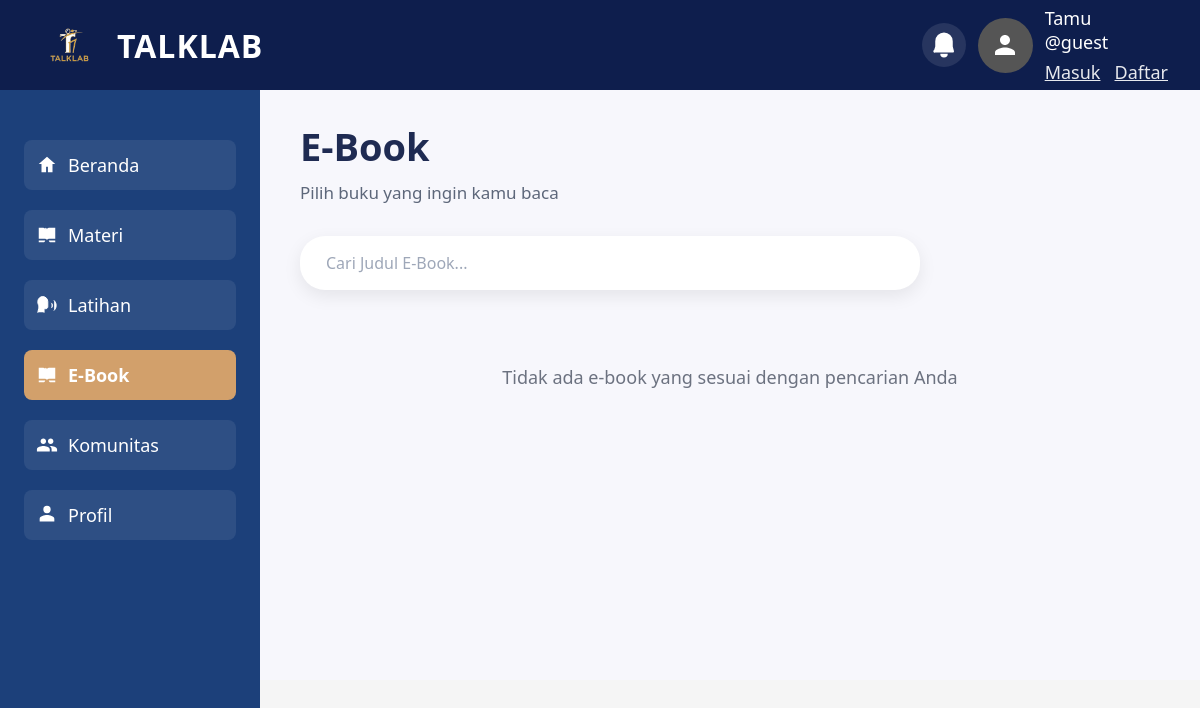
The app's page /Ebook.php, older data.
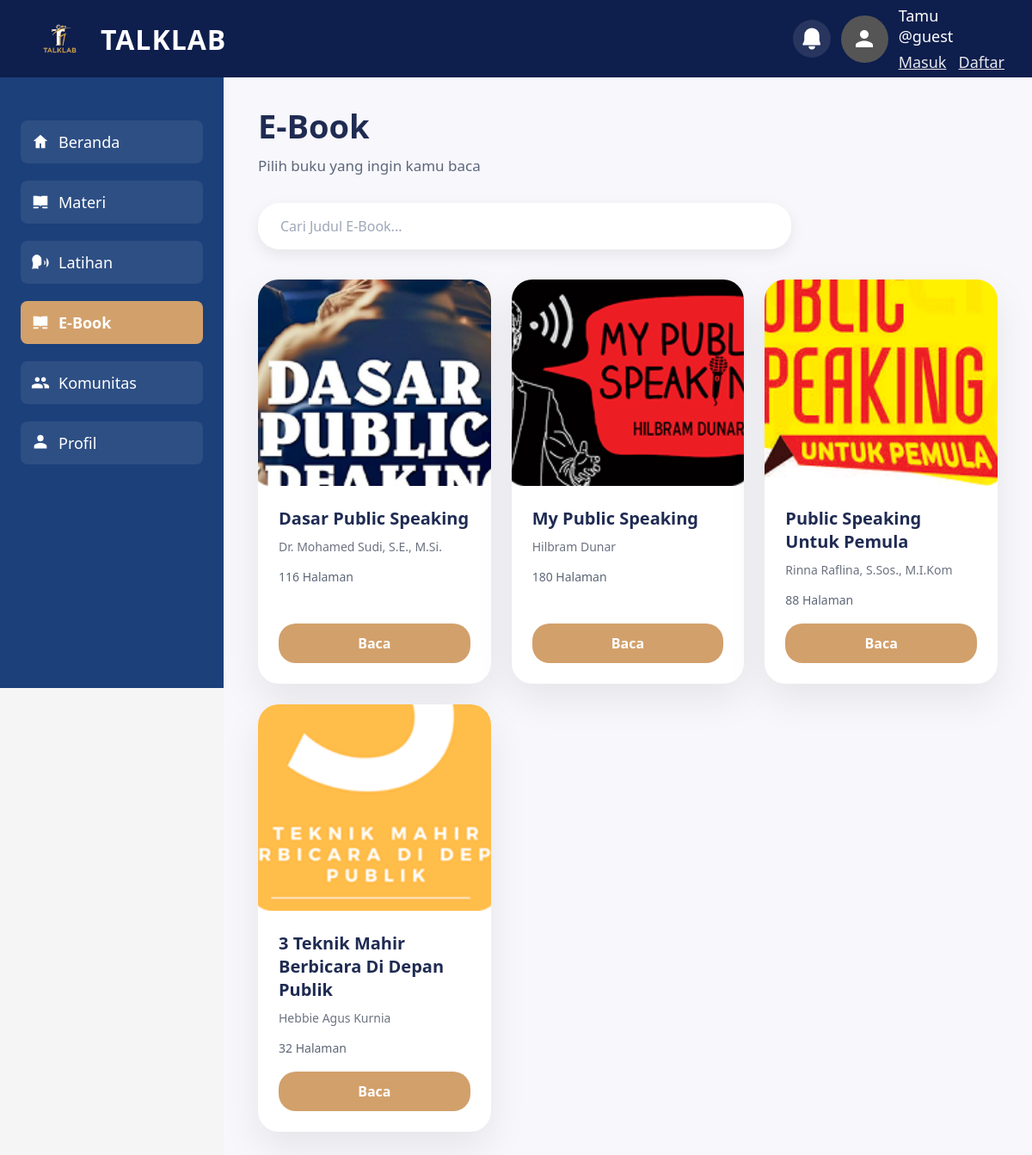
The same page, newer data.
### tables this page shows
CREATE TABLE `ebooks` (
  `id` int(10) UNSIGNED NOT NULL AUTO_INCREMENT,
  `title` varchar(180) NOT NULL,
  `author` varchar(120) NOT NULL,
  `pages` int(10) UNSIGNED NOT NULL DEFAULT 0,
  `thumbnail_path` varchar(255) NOT NULL,
  `pdf_path` varchar(255) NOT NULL,
  `created_at` datetime NOT NULL DEFAULT current_timestamp(),
  `updated_at` datetime DEFAULT NULL ON UPDATE current_timestamp(),
  PRIMARY KEY (`id`),
  KEY `idx_ebook_title` (`title`)
);

### core.php (called while the page is built, shortened)
<?php
class manz{
	var $talkhost = "localhost";
    var $user = "root";
    var $pass = "";
    var $dbname = "talklab";
	public mysqli $koneksi;
	function __construct(){
		$this->koneksi=mysqli_connect($this->talkhost,$this->user,$this->pass,$this->dbname);
		$this->ensureUserBioColumn();
		$this->ensureEbookTable();
	}
	private function ensureUserBioColumn(){
		$table = mysqli_query($this->koneksi, "SHOW TABLES LIKE 'users'");
		$check = mysqli_query($this->koneksi, "SHOW COLUMNS FROM users LIKE 'Bio'");
	}
	public function ensureCommunityPostsTable(){
	$create = "CREATE TABLE IF NOT EXISTS Komunitas (
		Id INT UNSIGNED NOT NULL AUTO_INCREMENT,
		Id_User VARCHAR(6) NOT NULL,
		Isi TEXT NOT NULL,
		Dibuat DATETIME NOT NULL DEFAULT CURRENT_TIMESTAMP,
		Update_Post DATETIME NULL DEFAULT NULL
		ON UPDATE CURRENT_TIMESTAMP,
		PRIMARY KEY (Id),
		KEY idx_user_id (Id_User),
		CONSTRAINT fk_community_user FOREIGN KEY (Id_User) REFERENCES users(Id_User)
		ON DELETE CASCADE
		ON UPDATE CASCADE
	) ENGINE=InnoDB DEFAULT CHARSET=utf8mb4 COLLATE=utf8mb4_general_ci";
	mysqli_query($this->koneksi, $create);
}
	public function ensureLikesAndCommentsTable(){
	$createLikes = "CREATE TABLE IF NOT EXISTS post_likes (
		id INT UNSIGNED NOT NULL AUTO_INCREMENT,
		post_id INT UNSIGNED NOT NULL,
		user_id VARCHAR(6) NOT NULL,
		created_at DATETIME NOT NULL DEFAULT CURRENT_TIMESTAMP,
		PRIMARY KEY (id),
		UNIQUE KEY unique_like (post_id, user_id),
		KEY idx_post (post_id),
		KEY idx_user (user_id),
		CONSTRAINT fk_like_post FOREIGN KEY (post_id) REFERENCES Komunitas(Id) ON DELETE CASCADE,
		CONSTRAINT fk_like_user FOREIGN KEY (user_id) REFERENCES users(Id_User) ON DELETE CASCADE
	) ENGINE=InnoDB DEFAULT CHARSET=utf8mb4 COLLATE=utf8mb4_general_ci";
	mysqli_query($this->koneksi, $createLikes);
	$createComments = "CREATE TABLE IF NOT EXISTS post_comments (
		id INT UNSIGNED NOT NULL AUTO_INCREMENT,
		post_id INT UNSIGNED NOT NULL,
		user_id VARCHAR(6) NOT NULL,
		content TEXT NOT NULL,
		created_at DATETIME NOT NULL DEFAULT CURRENT_TIMESTAMP,
		updated_at DATETIME NULL ON UPDATE CURRENT_TIMESTAMP,
		PRIMARY KEY (id),
		KEY idx_post (post_id),
		KEY idx_user (user_id),
		CONSTRAINT fk_comment_post FOREIGN KEY (post_id) REFERENCES Komunitas(Id) ON DELETE CASCADE,
		CONSTRAINT fk_comment_user FOREIGN KEY (user_id) REFERENCES users(Id_User) ON DELETE CASCADE
	) ENGINE=InnoDB DEFAULT CHARSET=utf8mb4 COLLATE=utf8mb4_general_ci";
	mysqli_query($this->koneksi, $createComments);
}
	public function ensureMentorAccountsTable(){
		$sql = "CREATE TABLE IF NOT EXISTS mentor_accounts (
			id INT UNSIGNED NOT NULL AUTO_INCREMENT,
			name VARCHAR(120) NOT NULL,
			username VARCHAR(60) NOT NULL,
			password_hash VARCHAR(255) NOT NULL,
			created_at DATETIME NOT NULL DEFAULT CURRENT_TIMESTAMP,
			PRIMARY KEY (id),
			UNIQUE KEY unique_mentor_username (username)
		) ENGINE=InnoDB DEFAULT CHARSET=utf8mb4 COLLATE=utf8mb4_general_ci";
		mysqli_query($this->koneksi, $sql);
	}
	public function ensureMentorSubmissionsTable(){
		$sql = "CREATE TABLE IF NOT EXISTS mentor_submissions (
			id INT UNSIGNED NOT NULL AUTO_INCREMENT,
			practice_history_id INT UNSIGNED NOT NULL,
			user_id VARCHAR(6) NOT NULL,
			mentor_id INT UNSIGNED NULL,
			status VARCHAR(30) NOT NULL DEFAULT 'pending',
			submitted_at DATETIME NOT NULL DEFAULT CURRENT_TIMESTAMP,
			reviewed_at DATETIME NULL DEFAULT NULL,
			PRIMARY KEY (id),
			UNIQUE KEY unique_practice_submission (practice_history_id),
			KEY idx_mentor_submission_user (user_id),
			KEY idx_mentor_submission_mentor (mentor_id),
			KEY idx_mentor_submission_status (status),
			CONSTRAINT fk_mentor_submission_practice FOREIGN KEY (practice_history_id) REFERENCES practice_history(id)
			ON DELETE CASCADE ON UPDATE CASCADE,
			CONSTRAINT fk_mentor_submission_user FOREIGN KEY (user_id) REFERENCES users(Id_User)
			ON DELETE CASCADE ON UPDATE CASCADE,
			CONSTRAINT fk_mentor_submission_mentor FOREIGN KEY (mentor_id) REFERENCES mentor_accounts(id)
			ON DELETE SET NULL ON UPDATE CASCADE
		) ENGINE=InnoDB DEFAULT CHARSET=utf8mb4 COLLATE=utf8mb4_general_ci";
		mysqli_query($this->koneksi, $sql);
	}
	public function ensureMentorReviewsTable(){
		$sql = "CREATE TABLE IF NOT EXISTS mentor_reviews (
			id INT UNSIGNED NOT NULL AUTO_INCREMENT,
			submission_id INT UNSIGNED NOT NULL,
			mentor_id INT UNSIGNED NOT NULL,
			articulation_score INT UNSIGNED NOT NULL,
			fluency_score INT UNSIGNED NOT NULL,
			confidence_score INT UNSIGNED NOT NULL,
			structure_score INT UNSIGNED NOT NULL,
			intonation_score INT UNSIGNED NOT NULL,
			final_score INT UNSIGNED NOT NULL,
			strengths TEXT NOT NULL,
			improvements TEXT NOT NULL,
			feedback TEXT NOT NULL,
			created_at DATETIME NOT NULL DEFAULT CURRENT_TIMESTAMP,
			updated_at DATETIME NULL DEFAULT NULL ON UPDATE CURRENT_TIMESTAMP,
			PRIMARY KEY (id),
			UNIQUE KEY unique_submission_review (submission_id),
			KEY idx_mentor_review_mentor (mentor_id),
			CONSTRAINT fk_mentor_review_submission FOREIGN KEY (submission_id) REFERENCES mentor_submissions(id)
			ON DELETE CASCADE ON UPDATE CASCADE,
			CONSTRAINT fk_mentor_review_mentor FOREIGN KEY (mentor_id) REFERENCES mentor_accounts(id)
			ON DELETE CASCADE ON UPDATE CASCADE
		) ENGINE=InnoDB DEFAULT CHARSET=utf8mb4 COLLATE=utf8mb4_general_ci";
		mysqli_query($this->koneksi, $sql);
	}
	public function ensurePracticeHistoryTable(){
		$sql = "CREATE TABLE IF NOT EXISTS practice_history (
			id INT UNSIGNED NOT NULL AUTO_INCREMENT,
			user_id VARCHAR(6) NOT NULL,
			topic VARCHAR(255) NOT NULL,
			duration_seconds INT UNSIGNED NOT NULL,
			audio_path VARCHAR(255) NOT NULL,
			created_at DATETIME NOT NULL DEFAULT CURRENT_TIMESTAMP,
			PRIMARY KEY (id),
			KEY idx_practice_user (user_id),
			CONSTRAINT fk_practice_user FOREIGN KEY (user_id) REFERENCES users(Id_User)
			ON DELETE CASCADE ON UPDATE CASCADE
		) ENGINE=InnoDB DEFAULT CHARSET=utf8mb4 COLLATE=utf8mb4_general_ci";
		mysqli_query($this->koneksi, $sql);
	}
	public function ensureChallengeHistoryTable(){
		$sql = "CREATE TABLE IF NOT EXISTS speaking_challenge_history (
			id INT UNSIGNED NOT NULL AUTO_INCREMENT,
			user_id VARCHAR(6) NOT NULL,
			challenge_type VARCHAR(60) NOT NULL,
			level_name VARCHAR(30) NOT NULL,
			prompt TEXT NOT NULL,
			prep_seconds INT UNSIGNED NOT NULL,
			speak_seconds INT UNSIGNED NOT NULL,
			actual_seconds INT UNSIGNED NOT NULL,
			score INT UNSIGNED NOT NULL,
			completed TINYINT(1) NOT NULL DEFAULT 1,
			created_at DATETIME NOT NULL DEFAULT CURRENT_TIMESTAMP,
			PRIMARY KEY (id),
			KEY idx_challenge_user (user_id),
			CONSTRAINT fk_challenge_user FOREIGN KEY (user_id) REFERENCES users(Id_User)
			ON DELETE CASCADE ON UPDATE CASCADE
		) ENGINE=InnoDB DEFAULT CHARSET=utf8mb4 COLLATE=utf8mb4_general_ci";
		mysqli_query($this->koneksi, $sql);
	}
	public function ensureAiFeedbackTable(){
		$sql = "CREATE TABLE IF NOT EXISTS ai_feedback_history (
			id INT UNSIGNED NOT NULL AUTO_INCREMENT,
			user_id VARCHAR(6) NOT NULL,
			source_type VARCHAR(40) NOT NULL,
			duration_seconds INT UNSIGNED NOT NULL,
			clarity_score INT UNSIGNED NOT NULL,
			fluency_score INT UNSIGNED NOT NULL,
			confidence_score INT UNSIGNED NOT NULL,
			consistency_score INT UNSIGNED NOT NULL,
			filler_count INT UNSIGNED NOT NULL,
			speaking_speed INT UNSIGNED NOT NULL,
			feedback TEXT NOT NULL,
			created_at DATETIME NOT NULL DEFAULT CURRENT_TIMESTAMP,
			PRIMARY KEY (id),
			KEY idx_ai_feedback_user (user_id),
			CONSTRAINT fk_ai_feedback_user FOREIGN KEY (user_id) REFERENCES users(Id_User)
			ON DELETE CASCADE ON UPDATE CASCADE
		) ENGINE=InnoDB DEFAULT CHARSET=utf8mb4 COLLATE=utf8mb4_general_ci";
		mysqli_query($this->koneksi, $sql);
	}
	public function ensureEbookTable(){
		$tableExists = false;
		$tableCheck = mysqli_query($this->koneksi, "SHOW TABLES LIKE 'ebooks'");
		if ($tableCheck && mysqli_num_rows($tableCheck) > 0) {
			$tableExists = true;
		}
		$create = "CREATE TABLE IF NOT EXISTS ebooks (
			id INT UNSIGNED NOT NULL AUTO_INCREMENT,
			title VARCHAR(180) NOT NULL,
			author VARCHAR(120) NOT NULL,
			pages INT UNSIGNED NOT NULL DEFAULT 0,
			thumbnail_path VARCHAR(255) NOT NULL,
			pdf_path VARCHAR(255) NOT NULL,
			created_at DATETIME NOT NULL DEFAULT CURRENT_TIMESTAMP,
			updated_at DATETIME NULL DEFAULT NULL ON UPDATE CURRENT_TIMESTAMP,
			PRIMARY KEY (id),
			KEY idx_ebook_title (title)
		) ENGINE=InnoDB DEFAULT CHARSET=utf8mb4 COLLATE=utf8mb4_general_ci";
		mysqli_query($this->koneksi, $create);
		if ($tableExists) return;
	}
	public function getEbooks($search = ''){
		$search = trim($search);
		$ebooks = [];
		if ($search !== '') {
			$like = '%' . $search . '%';
			$stmt = mysqli_prepare($this->koneksi, "SELECT id, title, author, pages, thumbnail_path, pdf_path, created_at FROM ebooks WHERE title LIKE ? ORDER BY created_at DESC, id DESC");
			if (!$stmt) return $ebooks;
			mysqli_stmt_bind_param($stmt, "s", $like);
			mysqli_stmt_execute($stmt);
			$res = mysqli_stmt_get_result($stmt);
		} else {
			$res = mysqli_query($this->koneksi, "SELECT id, title, author, pages, thumbnail_path, pdf_path, created_at FROM ebooks ORDER BY created_at DESC, id DESC");
		}
		if ($res) {
			while ($row = mysqli_fetch_assoc($res)) {
				$ebooks[] = $row;
			}
		}
		return $ebooks;
	}
}

### Ebook.php (the view, shortened to what the rows shown need)
<?php
require_once 'core.php';
$app = new manz();
$search_query = $_GET['search'] ?? '';
$ebooks = $app->getEbooks($search_query);
?>
<!DOCTYPE html>
<html lang="id">
<head>
    <link rel="stylesheet" href="style.css" />
</head>
<body>
    <?php include 'includes/header.php'; ?>
    <main>
        <section class="page-header">
            <h1>E-Book</h1>
        </section>
        <section class="ebook-grid" id="ebookGrid">
            <?php
            if (count($ebooks) > 0) {
                foreach ($ebooks as $ebook) {
                    echo '<article class="ebook-card" data-title="' . htmlspecialchars(strtolower($ebook['title'])) . '">';
                    echo '<img src="' . htmlspecialchars($ebook['thumbnail_path']) . '" alt="Cover ' . htmlspecialchars($ebook['title']) . '">';
                    echo '<div class="ebook-card-body">';
                    echo '<div class="ebook-card-title">' . htmlspecialchars($ebook['title']) . '</div>';
                    echo '<div class="ebook-card-author">' . htmlspecialchars($ebook['author']) . '</div>';
                    if ((int) $ebook['pages'] > 0) {
                        echo '<div class="ebook-card-pages">' . (int) $ebook['pages'] . ' Halaman</div>';
                    }
                    echo '<div class="ebook-card-footer">';
                    echo '<a href="' . htmlspecialchars($ebook['pdf_path']) . '" target="_blank" class="btn-primary" style="display: block; text-align: center; text-decoration: none;">Baca</a>';
                    echo '</div>';
                    echo '</div>';
                    echo '</article>';
                }
            } else {
                echo '<div class="no-results" style="grid-column: 1 / -1;">Tidak ada e-book yang sesuai dengan pencarian Anda</div>';
            }
            ?>
        </section>
    </main>
</body>
</html>

Row changes from the older to the newer data that the page shows:
added ebooks: thumbnail_path (picture), title "Dasar Public Speaking", author "Dr. Mohamed Sudi, S.E., M.Si.", pages "116"
added ebooks: thumbnail_path (picture), title "My Public Speaking", author "Hilbram Dunar", pages "180"
added ebooks: thumbnail_path (picture), title "Public Speaking Untuk Pemula", author "Rinna Raflina, S.Sos., M.I.Kom", pages "88"
added ebooks: thumbnail_path (picture), title "3 Teknik Mahir Berbicara Di Depan Publik", author "Hebbie Agus Kurnia", pages "32"
Text that changed along with them:
text no longer shown: "Tidak ada e-book yang sesuai dengan pencarian Anda"
